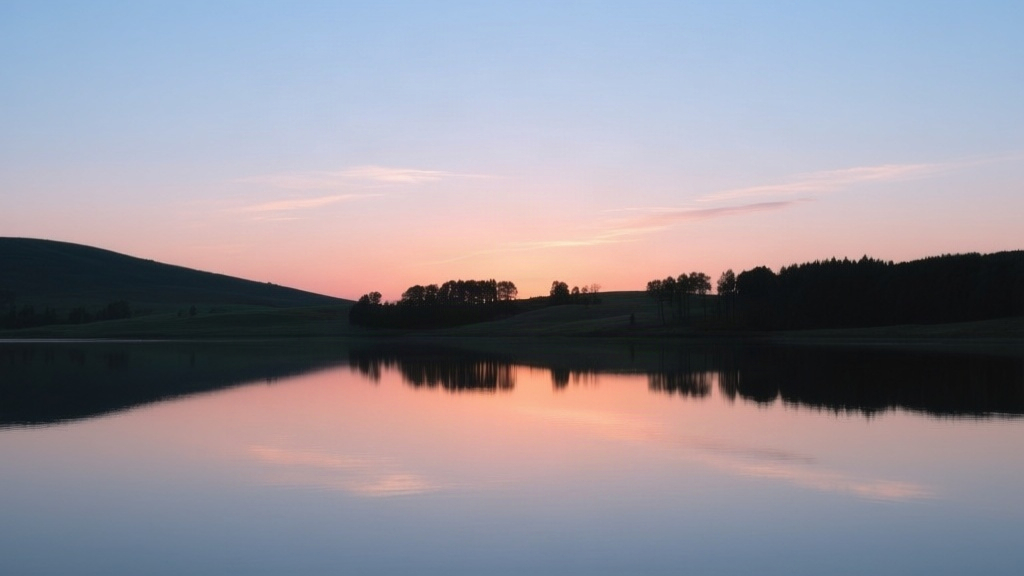
#> input picture assets/screens/sunset-lake.jpg, 1024 x 576 px
$ python -i editor_ai.py   (imports and definitions only)   (older library calls are emulated)
#> lines starting #> are read from the running program, lines starting #| are printed output that depends on the picture; after the words box and inside, x2 and y2 are one past the last pixel; in counts of white or black regions, pixels touching at a corner belong together
"""Selections the editor can make for you: the sky, the subject, an object in
a box. Each returns a greyscale mask (float32 0..1) the size of the image it
was given, in the same space - which for the editor is the source photo.

No model downloads and nothing to install: these are classical computer
vision (colour, texture, connectivity, GrabCut) tuned for property photos,
where the sky is at the top, the subject is a building or a room, and the
thing you want to select is usually a clear object.
"""

import numpy as np


def _cv2():
    import cv2
    return cv2


def _refine(mask: np.ndarray, guide: np.ndarray, radius: int = 6) -> np.ndarray:
    """Soften a hard selection so its edge follows the picture: a guided
    filter (edge-aware), then a gentle clamp so solid areas stay solid."""
    cv2 = _cv2()
    g = cv2.cvtColor((guide * 255).astype(np.uint8), cv2.COLOR_RGB2GRAY).astype(np.float32) / 255.0
    p = mask.astype(np.float32)
    r = max(1, radius)
    eps = 1e-3
    box = lambda x: cv2.boxFilter(x, -1, (2 * r + 1, 2 * r + 1))
    mean_i, mean_p = box(g), box(p)
    cov = box(g * p) - mean_i * mean_p
    var = box(g * g) - mean_i * mean_i
    a = cov / (var + eps)
    b = mean_p - a * mean_i
    q = box(a) * g + box(b)
    return np.clip((q - 0.08) / 0.84, 0.0, 1.0).astype(np.float32)


def select_sky(rgb: np.ndarray) -> np.ndarray:
    """The sky: bright, blue or white, smooth, and connected to the top edge.

    Works on clear blue, hazy and overcast skies. What it will not do is take
    a white wall for sky - a wall is not joined to the top of the frame by
    other sky, and it has texture the sky does not.
    """
    cv2 = _cv2()
    h, w = rgb.shape[:2]
#> h = 576; w = 1024
    k = 900.0 / max(h, w)
#> k = 0.879
    small = cv2.resize(rgb, (max(1, int(w * k)), max(1, int(h * k))), interpolation=cv2.INTER_AREA) if k < 1 else rgb.copy()
    sh, sw = small.shape[:2]
#> sh = 506; sw = 900
    u8 = (np.clip(small, 0, 1) * 255).astype(np.uint8)
#> u8: shape (506, 900, 3); every value is 255
    hsv = cv2.cvtColor(u8, cv2.COLOR_RGB2HSV).astype(np.float32)
    hue = hsv[..., 0] * 2.0
#> hue: shape (506, 900) float32; every value is 0
    sat = hsv[..., 1] / 255.0
    val = hsv[..., 2] / 255.0
#> val: shape (506, 900) float32; every value is 1
    gray = cv2.cvtColor(u8, cv2.COLOR_RGB2GRAY).astype(np.float32) / 255.0

    # texture: skies are smooth
    lap = np.abs(cv2.Laplacian(cv2.GaussianBlur(gray, (0, 0), 1.2), cv2.CV_32F, ksize=3))
    texture = cv2.GaussianBlur(lap, (0, 0), 3.0)
    smooth = texture < 0.035
#> smooth: shape (506, 900) bool; every value is 1

    # a clear sky is any blue from noon to dusk - a twilight sky is dark
    blue = (hue > 170) & (hue < 265) & (sat > 0.08) & (val > 0.12)
#> blue: shape (506, 900) bool; every value is 0
    # an overcast sky is near-white and brighter than a ceiling usually is
    white = (sat < 0.16) & (val > 0.78)
    # Seed only from blue or bright white; a sunset glow joins in the growing
    # step below. Seeding from warm tones took a wooden table top for sky.
    cand = smooth & (blue | white)
    # the sky is above the midline almost always - take nothing from the bottom fifth
    cand[int(sh * 0.8):, :] = False
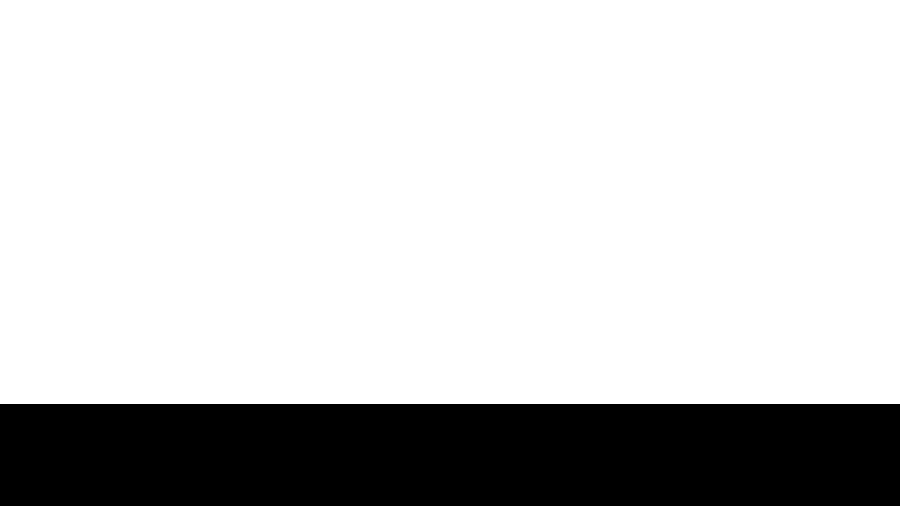
#> cand: shape (506, 900) bool; 79.8% white; 1 black region, box (x1, y1, x2, y2) and area: (0, 404, 900, 506) 91800

    n, labels, stats, _ = cv2.connectedComponentsWithStats(cand.astype(np.uint8), connectivity=8)
#> n = 2; stats = [[0, 404, 900, 102, 91800], [0, 0, 900, 404, 363600]]
    keep = np.zeros_like(cand)
    top = set(np.unique(labels[: max(2, sh // 40), :])) - {0}
#> top = 1 item
    for lab in top:
        if stats[lab, cv2.CC_STAT_AREA] > sh * sw * 0.01:
            keep |= labels == lab
#> this loop made 1 pass
    if not keep.any():
        return np.zeros((h, w), np.float32)

    # take the sky's own colour and grow into neighbours that match it
    # (clouds, gradients) - but only through smooth, connected ground
    lab_img = cv2.cvtColor(u8, cv2.COLOR_RGB2LAB).astype(np.float32)
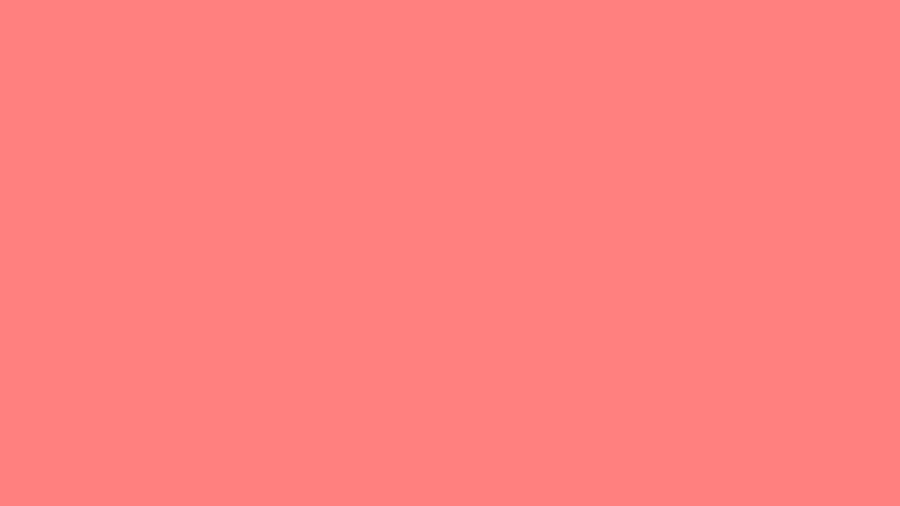
#> lab_img: shape (506, 900, 3) float32; mean R, G, B 255.9, 128, 128
    mean = lab_img[keep].mean(axis=0)
#> mean = [255.8, 128, 128]
    std = lab_img[keep].std(axis=0) + 6.0
#> std = [6.82, 6, 6]
    dist = np.sqrt((((lab_img - mean) / std) ** 2).sum(-1))
#> dist: shape (506, 900) float32; every value is 0.12
    grow = (dist < 3.2) & (texture < 0.06) & (val > 0.1)
    grow[int(sh * 0.85):, :] = False
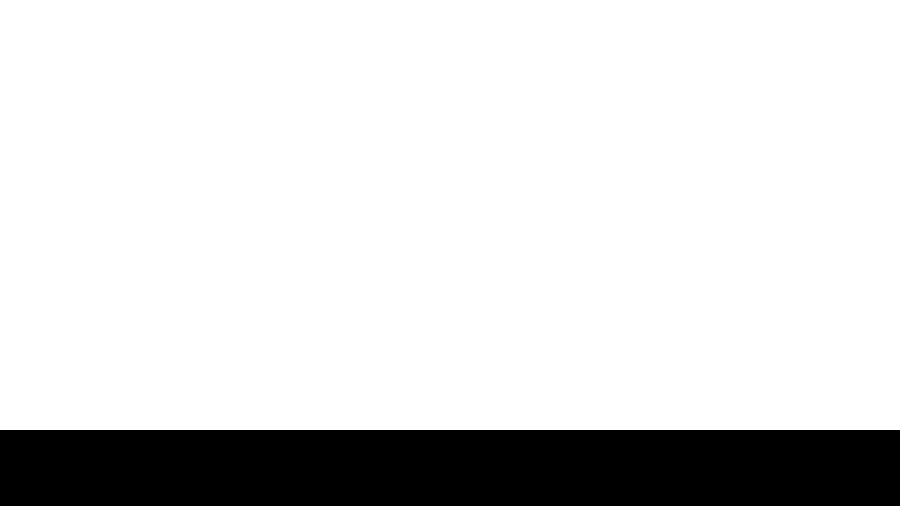
#> grow: shape (506, 900) bool; 85% white; 1 black region, box (x1, y1, x2, y2) and area: (0, 430, 900, 506) 68400
    n, labels, stats, _ = cv2.connectedComponentsWithStats((grow | keep).astype(np.uint8), connectivity=8)
#> stats = [[0, 430, 900, 76, 68400], [0, 0, 900, 430, 387000]]
    top = set(np.unique(labels[: max(2, sh // 40), :])) - {0}
    sky = np.isin(labels, list(top)) if top else keep

    # fill holes the size of a bird or a lamp-post top, keep the tree gaps
    sky = cv2.morphologyEx(sky.astype(np.uint8), cv2.MORPH_CLOSE, np.ones((5, 5), np.uint8)).astype(np.float32)
    soft = _refine(sky, small, radius=max(3, int(sw / 220)))
#> in _refine, `g = cv2.cvtColor((guide * 255).astype(np.uint8), cv2.COLOR_RGB2GRAY).a..`:
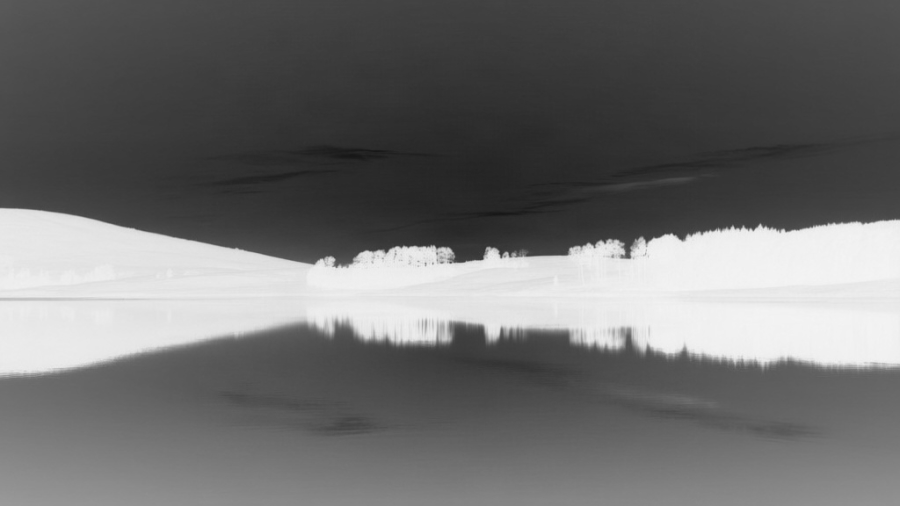
#> g: shape (506, 900) float32; min 0.0863, max 0.957, mean 0.432
#> in _refine, `cov = box(g * p) - mean_i * mean_p`:
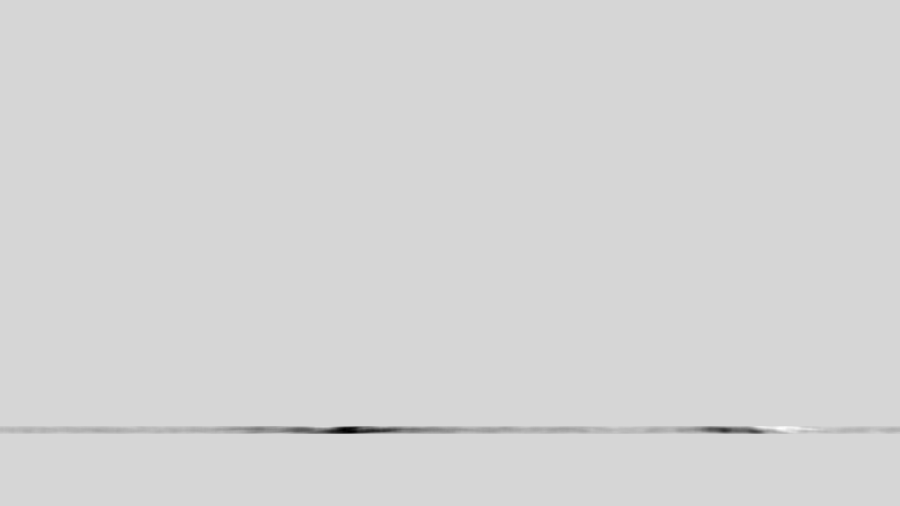
#> cov: shape (506, 900) float32; min -0.0119, max 0.00224, mean -4.01e-05; drawn with min black and max white
#> in _refine, `var = box(g * g) - mean_i * mean_i`:
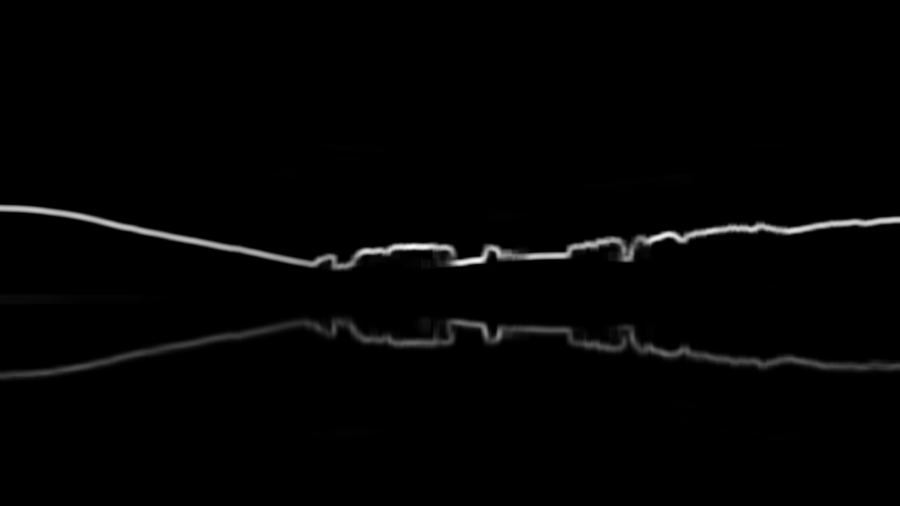
#> var: shape (506, 900) float32; min 0, max 0.0924, mean 0.00132; drawn with min black and max white
#> in _refine, `b = mean_p - a * mean_i`:
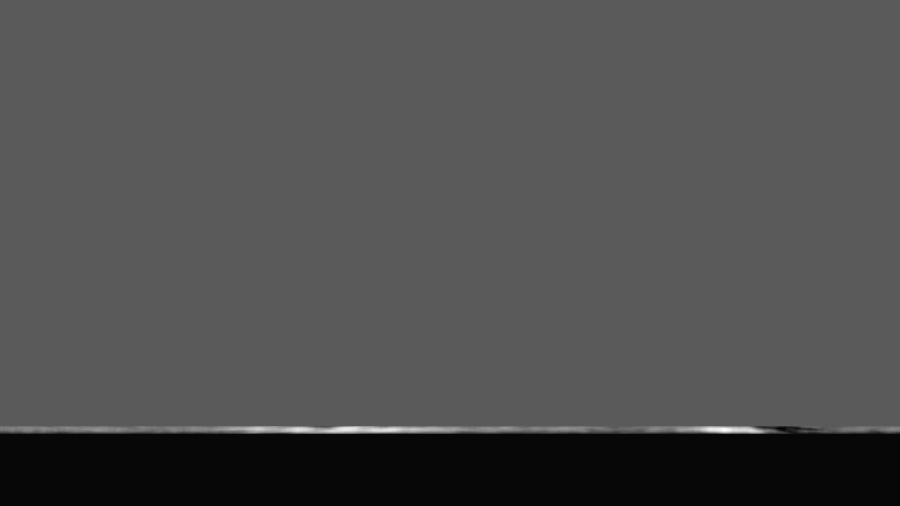
#> b: shape (506, 900) float32; min -0.0842, max 2.96, mean 0.863; drawn with min black and max white
    return cv2.resize(soft, (w, h), interpolation=cv2.INTER_LINEAR)
#> returned value: shape (576, 1024) float32


def _grabcut(rgb: np.ndarray, rect, avoid: np.ndarray = None) -> np.ndarray:
    """`avoid`: a 0..1 map of what is certainly not the object (the sky)."""
#> called with rect = (0.06, 0.06, 0.94, 0.97)
    cv2 = _cv2()
    h, w = rgb.shape[:2]
#> h = 576; w = 1024
    k = 480.0 / max(h, w)
#> k = 0.469
    small = cv2.resize(rgb, (max(1, int(w * k)), max(1, int(h * k))), interpolation=cv2.INTER_AREA) if k < 1 else rgb.copy()
#> small: shape (270, 480, 3)
    sh, sw = small.shape[:2]
#> sh = 270; sw = 480
    bgr = cv2.cvtColor((np.clip(small, 0, 1) * 255).astype(np.uint8), cv2.COLOR_RGB2BGR)
#> bgr: shape (270, 480, 3); every value is 255
    x0, y0, x1, y1 = rect
#> x0 = 0.06; y0 = 0.06; x1 = 0.94; y1 = 0.97
    r = (int(x0 * sw), int(y0 * sh), max(4, int((x1 - x0) * sw)), max(4, int((y1 - y0) * sh)))
#> r = (28, 16, 422, 245)
    mask = np.full((sh, sw), cv2.GC_BGD, np.uint8)
    mask[r[1]:r[1] + r[3], r[0]:r[0] + r[2]] = cv2.GC_PR_FGD
    if avoid is not None:
        a = cv2.resize(avoid.astype(np.float32), (sw, sh), interpolation=cv2.INTER_AREA)
#> a: shape (270, 480) float32
        mask[a > 0.5] = cv2.GC_BGD
    if not (mask == cv2.GC_PR_FGD).any():
        return np.zeros((h, w), np.float32)
    bg = np.zeros((1, 65), np.float64)
    fg = np.zeros((1, 65), np.float64)
    try:
        cv2.grabCut(bgr, mask, None, bg, fg, 4, cv2.GC_INIT_WITH_MASK)
    except cv2.error:
        return np.zeros((h, w), np.float32)
    sel = ((mask == cv2.GC_FGD) | (mask == cv2.GC_PR_FGD)).astype(np.float32)
    # keep the biggest piece and whatever touches it
    n, labels, stats, _ = cv2.connectedComponentsWithStats((sel > 0).astype(np.uint8), connectivity=8)
    if n > 2:
        big = 1 + int(np.argmax(stats[1:, cv2.CC_STAT_AREA]))
        keepers = [i for i in range(1, n) if stats[i, cv2.CC_STAT_AREA] > stats[big, cv2.CC_STAT_AREA] * 0.08]
        sel = np.isin(labels, keepers).astype(np.float32)
    soft = _refine(sel, small, radius=max(2, int(sw / 260)))
#> in _refine (call 2), `p = mask.astype(np.float32)`: p: shape (270, 480) float32; every value is 0
    return cv2.resize(soft, (w, h), interpolation=cv2.INTER_LINEAR)
#> returned value: shape (576, 1024) float32; every value is 0


def select_subject(rgb: np.ndarray) -> np.ndarray:
    """The main subject: what stands apart from the frame's edges. For a
    property exterior that is the house; for a room, the furniture and the
    features in the middle of it."""
    return _grabcut(rgb, (0.06, 0.06, 0.94, 0.97), avoid=select_sky(rgb))


# [8 lines left out: function select_box, not called in this run]


# --------------------------------------------------------------------------
# Segment Anything (SAM, ViT-B, quantised ONNX): clicks and boxes
# --------------------------------------------------------------------------
#
# Runs on the server's CPU with onnxruntime - nothing leaves the machine. The
# two model files (108 MB) are fetched once, the first time a selection is
# asked for, into models/ next to the app. The photo's embedding (the slow
# part, a few seconds) is kept for the last few photos, so every click after
# the first answers at once.

import os
import threading
import time
from pathlib import Path

MODEL_DIR = Path(__file__).resolve().parent / "models"
_BASE = "https://github.com/danielgatis/rembg/releases/download/v0.0.0/"
MODELS = {
    "sam-encoder": ("vit_b-encoder-quant.onnx", 99827815),
    "sam-decoder": ("vit_b-decoder-quant.onnx", 8742591),
}
_state = {"status": "idle", "done": 0, "total": sum(s for _, s in MODELS.values()), "error": ""}
_state_lock = threading.Lock()
_sessions: dict = {}
_emb_cache: "dict[tuple, tuple]" = {}
_run_lock = threading.Lock()


def _have_files() -> bool:
    return all((MODEL_DIR / f).is_file() and (MODEL_DIR / f).stat().st_size == size for f, size in MODELS.values())


# [252 lines left out: functions ai_status, _download, ensure_models, _session, _embed, _decode and 6 more, not called in this run]

>>> import cv2
>>> picture = cv2.cvtColor(cv2.imread('assets/screens/sunset-lake.jpg'), cv2.COLOR_BGR2RGB)
>>> result = select_subject(picture)
